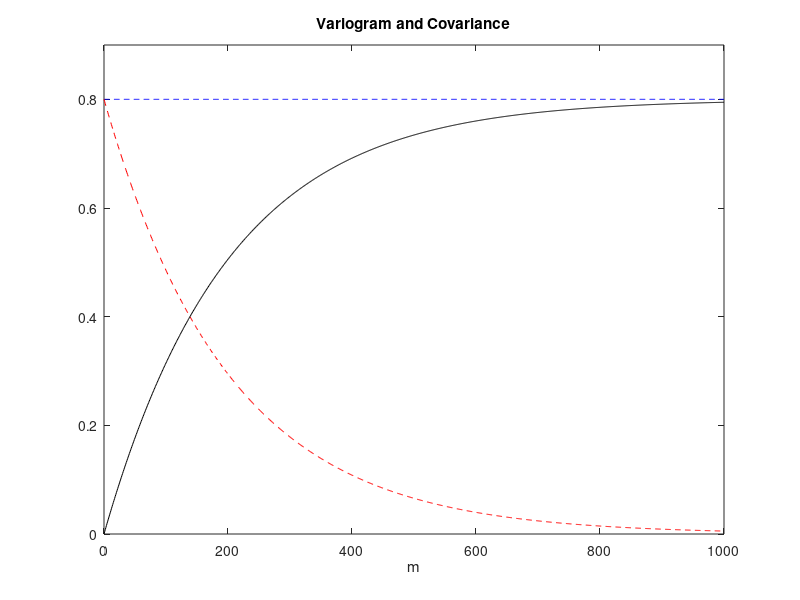

MATLAB code to generate this figure:
% Comparison of variogram and covariance

x=0:1:1000;
N=length(x);
C0=0.8;
C=C0*exp(-0.005*x); %covariance model
V=C0-C; %variogram
xC0=C0*ones(1,N); %for horizontal plot

%display
plot(x,xC0,'b--'); hold on;
plot(x,C,'r--');
plot(x,V,'k');
axis([0 1000 0 0.9]);
title('Variogram and Covariance');
xlabel('m');
